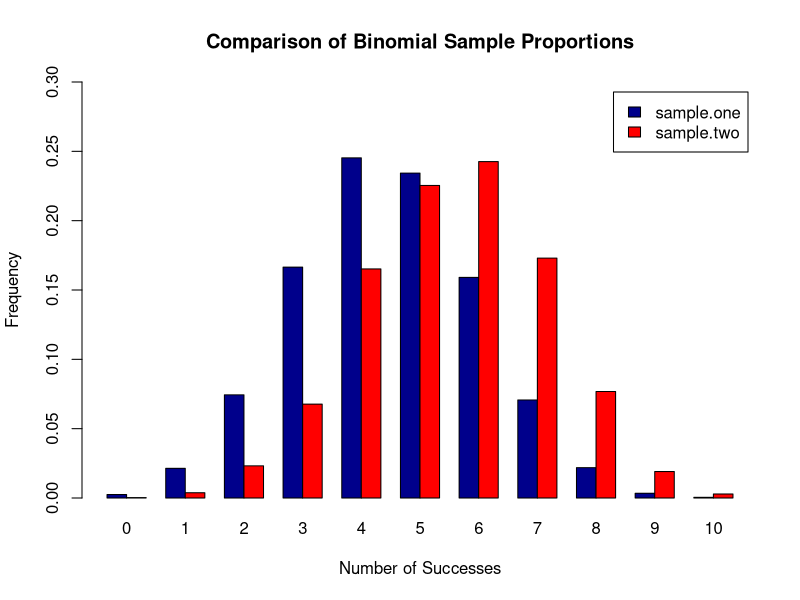
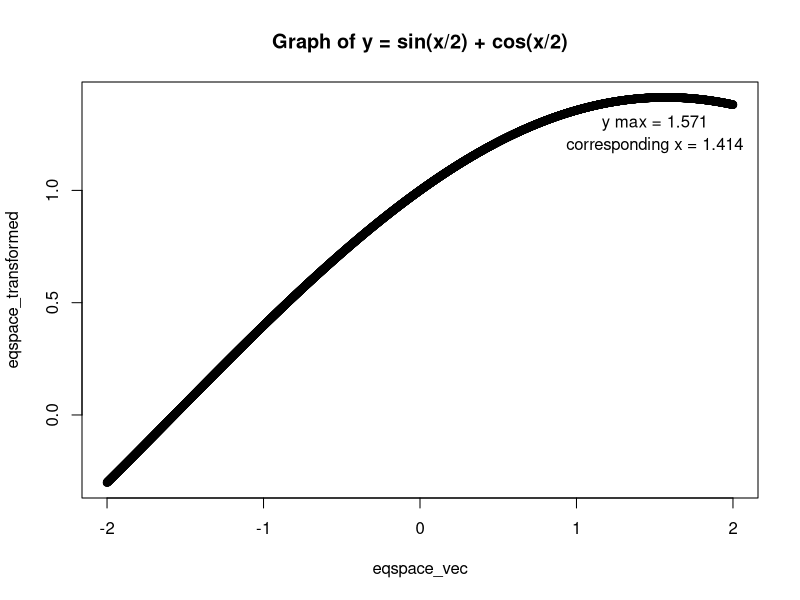
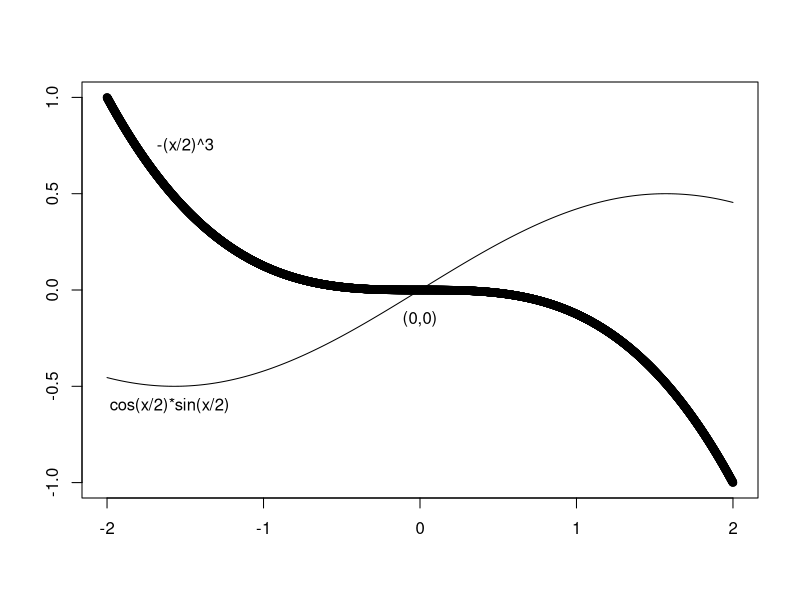
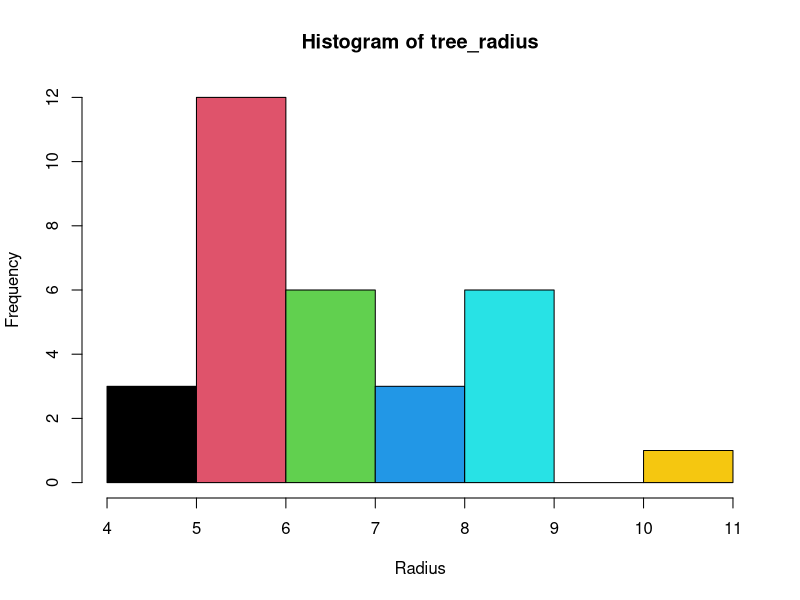
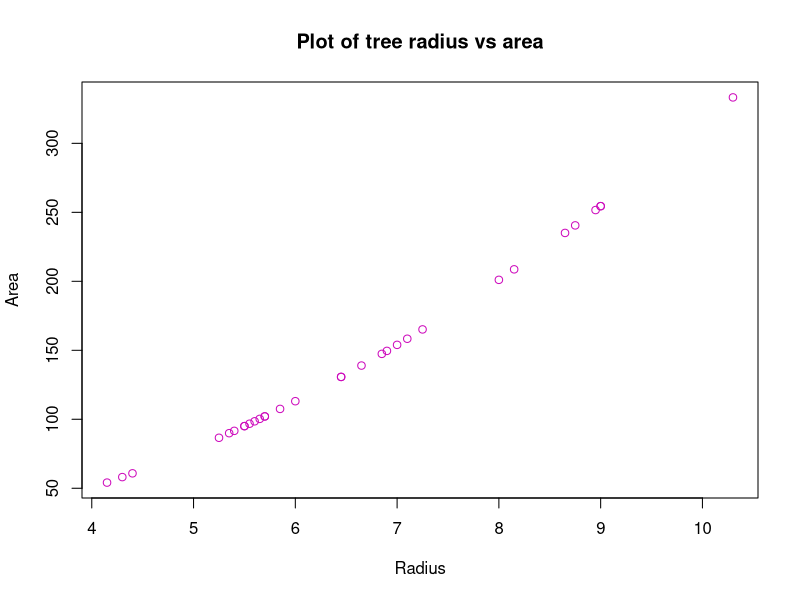
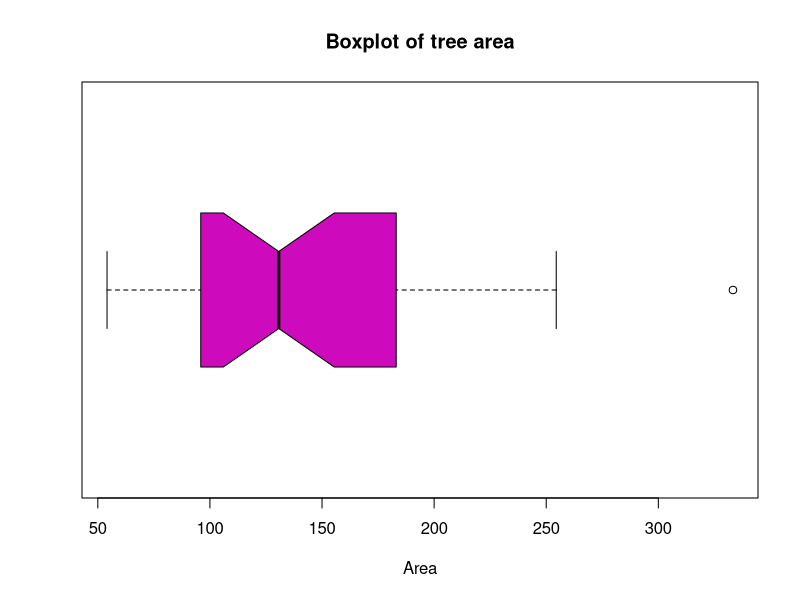
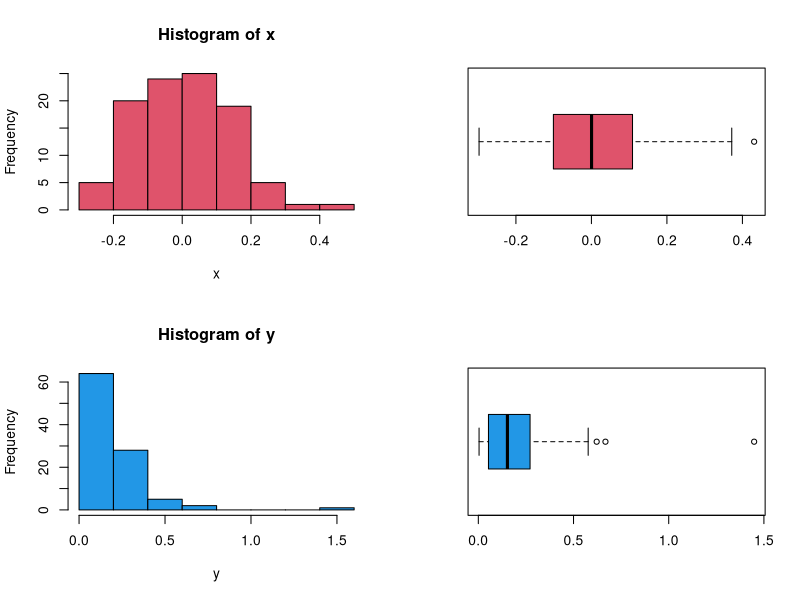
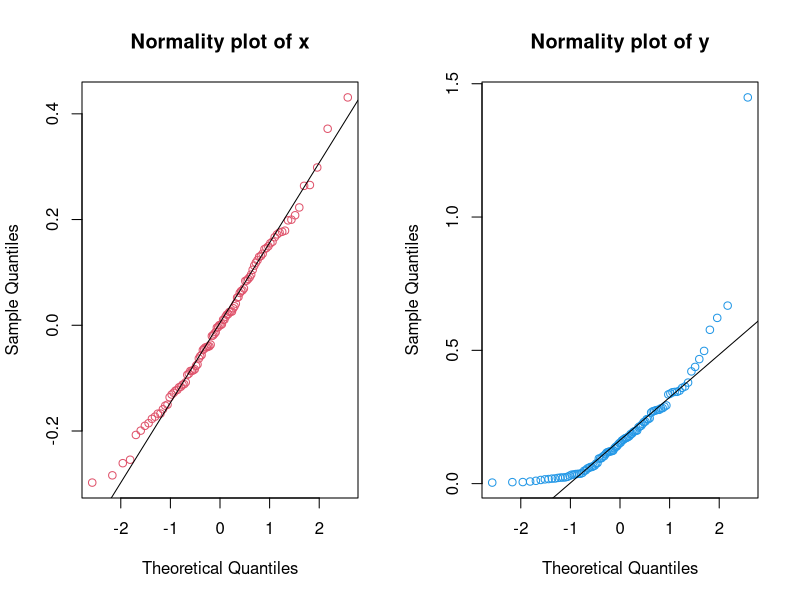

Here is the R script that generated these plots, in order:
## ---- chunk 1
# DO NOT ADD OR REVISE CODE HERE
knitr::opts_chunk$set(echo = TRUE, eval = TRUE)

## ---- chunk 2
set.seed(123)
sample.one <- table(rbinom(10000, 10, 0.45)) / 10000
sample.two <- table(rbinom(10000, 10, 0.55)) / 10000

successes <- seq(0, 10)

sum(sample.one * successes) # [1] 4.4827
sum(sample.two * successes) # [1] 5.523
## ---- chunk 3
counts <- rbind(sample.one, sample.two)

barplot(counts, main = "Comparison of Binomial Sample Proportions", 
  ylab = "Frequency", ylim = c(0,0.3),xlab = "Number of Successes",
  beside = TRUE, col = c("darkblue","red"),legend = rownames(counts),
  names.arg = c("0", "1", "2", "3", "4", "5", "6", "7", "8", "9", "10"))
## ---- chunk 4
 
example_vector <- c(0:4, 13, rep.int(c(2, -5.1, -23), 3), sum(7/42, 3, 35/42))
print(example_vector)
## ---- chunk 5

sorted_example_vector <- sort(example_vector, FALSE)
print(sorted_example_vector)
L <- length(sorted_example_vector)
print(L)
Lplussorted_vec <- L:1 + sorted_example_vector
print(Lplussorted_vec)
## ---- chunk 6
extracted_vec <- c(Lplussorted_vec[1], Lplussorted_vec[16])
print(extracted_vec)
not_extracted_vec <- Lplussorted_vec[2:15]
print(not_extracted_vec)

## ---- chunk 7
reconstructed_vec <- c(extracted_vec[1], not_extracted_vec, extracted_vec[2])
print(reconstructed_vec)
sum(reconstructed_vec)
round(sum(reconstructed_vec), 2) #does this work? check this out later to maybe get that extra zero

## ---- chunk 8
trig_funct <- function(x) (sin(x/2) + cos(x/2))

## ---- chunk 9
eqspace_vec <- seq(from = -2, to = 2, by = (4/(4000)))
eqspace_transformed <- trig_funct(eqspace_vec)
transformed_max <- max(eqspace_transformed)
untransformed_max <- match(transformed_max, eqspace_transformed)
x_value <- transformed_max
y_value <- eqspace_vec[untransformed_max]

round(x_value, 3)
round(y_value, 3)
#round(max(vector from above), 3)

## ---- chunk 10
plot(eqspace_vec, eqspace_transformed, main = "Graph of y = sin(x/2) + cos(x/2)")
text(1.5, 1.3, labels = "y max = 1.571")
text(1.5, 1.2, labels = "corresponding x = 1.414")

## ---- chunk 11
intersect_vec <- seq(from = -2, to = 2, by = (4/(4000)))
curve_funct <- function(x) (-(x/2)^3)
trig2_funct <- function(x) (cos(x/2)*sin(x/2))
curve_values <- curve_funct(intersect_vec)
trig2_values <- trig2_funct(intersect_vec)

plot(intersect_vec, curve_values, xlab = "", ylab = "")
lines(intersect_vec, trig2_values)
text(0,-0.15, labels = "(0,0)")
text(-1.5, 0.75, labels = "-(x/2)^3")
text(-1.6, -0.6, labels = "cos(x/2)*sin(x/2)")
## ---- chunk 12

data(trees)

str(trees)
#summary(trees)
median_values <- apply(trees, 2, median)
print("Median values:")
print(median_values)
#as.table(c(trees$Girth[which(trees$Girth == median_values[1])], trees$Height[which(trees$Girth == median_values[1])], trees$Volume[which(trees$Girth == median_values[1])]))
print("Girth of median girth trees:")
trees$Girth[which(trees$Girth == median_values[1])]
print("Height of median girth trees:")
trees$Height[which(trees$Girth == median_values[1])]
print("Volume of median girth trees:")
trees$Volume[which(trees$Girth == median_values[1])]
## ---- chunk 13
tree_radius <- trees$Girth/2
tree_area <- pi*tree_radius^2
stem(tree_radius)
hist(tree_radius, xlab = "Radius", col = c(1:7))
plot(tree_radius, tree_area, xlab = "Radius", ylab = "Area", col = 6, main = "Plot of tree radius vs area")

## ---- chunk 14
boxplot(tree_area, horizontal = TRUE, xlab = "Area", col = 6, notch = TRUE, main = "Boxplot of tree area")

## ---- chunk 15
quantile(tree_area)
if((3*IQR(tree_area)+quantile(tree_area, 0.75)) < max(tree_area)) print("Extreme Outlier") else print("Not so extreme")
trees[which(trees$Volume ==  max(trees$Volume)),]
## ---- chunk 16
set.seed(124)
y <- rexp(100, rate = 5.5)
set.seed(127)
x <- rnorm(100, mean = 0, sd = 0.15)

random_samples <- cbind(x, y)
rand_samp_iqr <- apply(random_samples, 2, IQR)
round(rand_samp_iqr, digits = 4)
## ---- chunk 17
par(mfrow = c(2,2))
hist(x, col = 2)
boxplot(x, horizontal = TRUE, col = 2)
hist(y, col = 4)
boxplot(y, horizontal = TRUE, col = 4)

## ---- chunk 18
par(mfrow = c(1,2))
qqnorm(x, main = "Normality plot of x", col = 2)
qqline(x)
qqnorm(y, main = "Normality plot of y", col = 4)
qqline(y)

xhigh <- x[which((3*IQR(x)+quantile(x, 0.75)) < x)]
xlow <- x[which((-3*IQR(x)+quantile(x, 0.25)) > x)]
yhigh <- y[which((3*IQR(y)+quantile(y, 0.75)) < y)]
#ylow <- y[[which((-3*IQR(y)+quantile(y, 0.25)) > y)]]
# the above doesn't work since the IQR of y is 0.2164 and the 25% quartile is 0.0549, since
# 3x the IQR is less than the lowest value of y, there aren't any extreme outliers

print("Extreme high outliers in x:")
xhigh
print("Extreme low outliers in x:")
xlow
print("Extreme high outliers in y:")
yhigh
